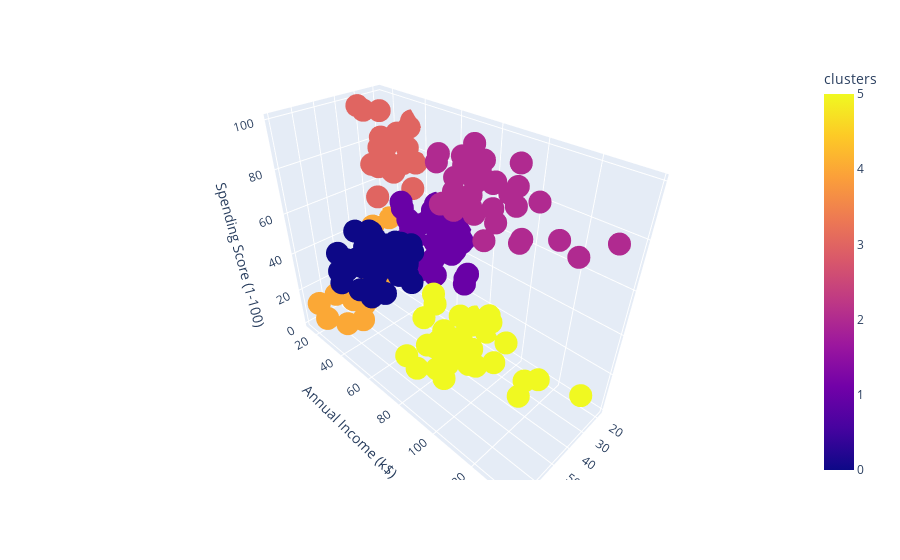

Notebook code for this chart:
### Code cell
figure = px.scatter_3d(mall_df,
                    color='clusters',
                    x="Age",
                    y="Annual Income (k$)",
                    z="Spending Score (1-100)",            
                    category_orders = {"clusters": ["0", "1", "2", "3", "4","5","6","7"]}                    
                    )
figure.update_layout()
figure.show()

### Figure 1 — Plotly figure (JSON) as saved in the notebook; plotly's stock layout.template omitted (floating-point values rounded to 4 significant figures; data arrays with more than 128 entries replaced by an {"elided": "..."} marker saying what was removed)
{"data": [{"hovertemplate": "Age=%{x}<br>Annual Income (k$)=%{y}<br>Spending Score (1-100)=%{z}<br>clusters=%{marker.color}<extra></extra>", "legendgroup": "", "marker": {"color": {"elided": "200 int values"}, "coloraxis": "coloraxis", "symbol": "circle"}, "mode": "markers", "name": "", "scene": "scene", "showlegend": false, "type": "scatter3d", "x": {"elided": "200 int values"}, "y": {"elided": "200 int values"}, "z": {"elided": "200 int values"}}], "layout": {"coloraxis": {"colorbar": {"title": {"text": "clusters"}}, "colorscale": [[0, "#0d0887"], [0.1111, "#46039f"], [0.2222, "#7201a8"], [0.3333, "#9c179e"], [0.4444, "#bd3786"], [0.5556, "#d8576b"], [0.6667, "#ed7953"], [0.7778, "#fb9f3a"], [0.8889, "#fdca26"], [1, "#f0f921"]]}, "legend": {"tracegroupgap": 0}, "margin": {"t": 60}, "scene": {"domain": {"x": [0, 1], "y": [0, 1]}, "xaxis": {"title": {"text": "Age"}}, "yaxis": {"title": {"text": "Annual Income (k$)"}}, "zaxis": {"title": {"text": "Spending Score (1-100)"}}}}}
